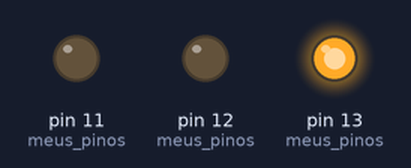
Recording of a sketch running on a simulated Arduino Uno, built with avr-gcc and run on an emulated ATmega328P. Shown: output pins drawn as LEDs (lit = HIGH).

Above: at 0.5 s.
At 1.5 s:
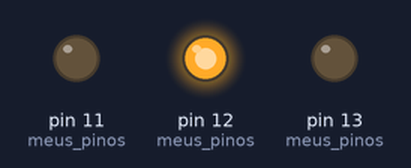
At 5.5 s:
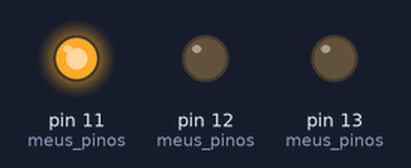
Timing chart, 0 to 6.9 s (numbered marks = the images above):
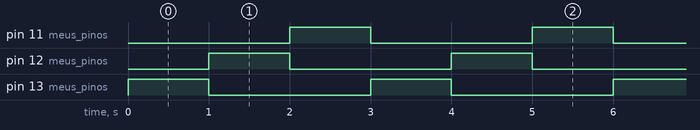

The sketch:

semaforo.ino
```cpp
//simples
int vermelho = 13;
int amarelo = 12;
int verde = 11;
int tempo = 2000;

//complexo
int meus_pinos[] = {vermelho, amarelo, verde};
int qt_pinos = 3;

int semaforo (int pinos[], int qt, int tempo) {
  for (int pino = 0; pino < qt; pino++){
    digitalWrite(pinos[pino], HIGH);
    delay(tempo*1000);
    digitalWrite(pinos[pino], LOW);
  }
}

void setup()
{
  for (int pino = 0; pino < qt_pinos; pino++){
    pinMode(meus_pinos[pino], OUTPUT);
  }
}

void loop()
{
  /* modo simples
  digitalWrite(vermelho, HIGH);
  delay(tempo);
  digitalWrite(vermelho, LOW);
  digitalWrite(amarelo, HIGH);
  delay(tempo);
  digitalWrite(amarelo, LOW);
  digitalWrite(verde, HIGH);
  delay(tempo);
  digitalWrite(verde, LOW);
  */

  //modo complexo
  semaforo(meus_pinos,qt_pinos,1);
}
```

Measured:
- by itself, pin 11 (meus_pinos), pin 12 (meus_pinos), pin 13 (meus_pinos): alternates HIGH for 1.0 s and LOW for 2.0 s
- by itself, everything shown: repeats every 3.0 s, in 4 steps
